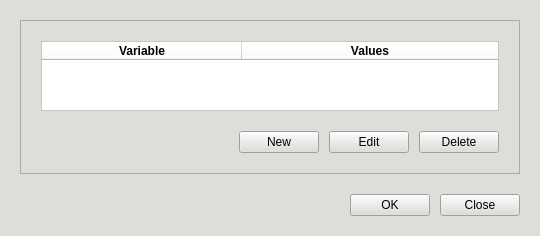
<?xml version="1.0" encoding="UTF-8"?>
<ui version="4.0">
 <class>MainWindow</class>
 <widget class="QWidget" name="MainWindow">
  <property name="geometry">
   <rect>
    <x>0</x>
    <y>0</y>
    <width>600</width>
    <height>450</height>
   </rect>
  </property>
  <property name="maximumSize">
   <size>
    <width>600</width>
    <height>800</height>
   </size>
  </property>
  <property name="windowTitle">
   <string>Environment Variables</string>
  </property>
  <property name="styleSheet">
   <string notr="true">background-color: rgb(222, 221, 218);</string>
  </property>
  <layout class="QVBoxLayout" name="verticalLayout">
   <property name="spacing">
    <number>20</number>
   </property>
   <property name="sizeConstraint">
    <enum>QLayout::SetFixedSize</enum>
   </property>
   <property name="leftMargin">
    <number>20</number>
   </property>
   <property name="topMargin">
    <number>20</number>
   </property>
   <property name="rightMargin">
    <number>20</number>
   </property>
   <property name="bottomMargin">
    <number>20</number>
   </property>
   <item>
    <widget class="QFrame" name="table_frame">
     <property name="frameShape">
      <enum>QFrame::StyledPanel</enum>
     </property>
     <property name="frameShadow">
      <enum>QFrame::Raised</enum>
     </property>
     <layout class="QVBoxLayout" name="table_lo">
      <property name="spacing">
       <number>20</number>
      </property>
      <property name="leftMargin">
       <number>20</number>
      </property>
      <property name="topMargin">
       <number>20</number>
      </property>
      <property name="rightMargin">
       <number>20</number>
      </property>
      <property name="bottomMargin">
       <number>20</number>
      </property>
      <item>
       <widget class="QTableWidget" name="table">
        <property name="autoFillBackground">
         <bool>true</bool>
        </property>
        <property name="styleSheet">
         <string notr="true">background-color: rgb(255, 255, 255);
selection-background-color: rgb(98, 160, 234);</string>
        </property>
        <property name="frameShape">
         <enum>QFrame::StyledPanel</enum>
        </property>
        <property name="sizeAdjustPolicy">
         <enum>QAbstractScrollArea::AdjustToContents</enum>
        </property>
        <property name="editTriggers">
         <set>QAbstractItemView::NoEditTriggers</set>
        </property>
        <property name="selectionMode">
         <enum>QAbstractItemView::SingleSelection</enum>
        </property>
        <property name="selectionBehavior">
         <enum>QAbstractItemView::SelectRows</enum>
        </property>
        <property name="wordWrap">
         <bool>false</bool>
        </property>
        <property name="cornerButtonEnabled">
         <bool>false</bool>
        </property>
        <property name="rowCount">
         <number>0</number>
        </property>
        <attribute name="horizontalHeaderMinimumSectionSize">
         <number>200</number>
        </attribute>
        <attribute name="horizontalHeaderDefaultSectionSize">
         <number>200</number>
        </attribute>
        <attribute name="horizontalHeaderHighlightSections">
         <bool>true</bool>
        </attribute>
        <attribute name="horizontalHeaderShowSortIndicator" stdset="0">
         <bool>false</bool>
        </attribute>
        <attribute name="horizontalHeaderStretchLastSection">
         <bool>true</bool>
        </attribute>
        <attribute name="verticalHeaderVisible">
         <bool>false</bool>
        </attribute>
        <column>
         <property name="text">
          <string>Variable</string>
         </property>
         <property name="font">
          <font>
           <bold>true</bold>
          </font>
         </property>
         <property name="background">
          <color>
           <red>222</red>
           <green>221</green>
           <blue>218</blue>
          </color>
         </property>
         <property name="foreground">
          <brush brushstyle="SolidPattern">
           <color alpha="255">
            <red>0</red>
            <green>0</green>
            <blue>0</blue>
           </color>
          </brush>
         </property>
        </column>
        <column>
         <property name="text">
          <string>Values</string>
         </property>
         <property name="font">
          <font>
           <bold>true</bold>
          </font>
         </property>
         <property name="background">
          <color>
           <red>222</red>
           <green>221</green>
           <blue>218</blue>
          </color>
         </property>
         <property name="foreground">
          <brush brushstyle="SolidPattern">
           <color alpha="255">
            <red>0</red>
            <green>0</green>
            <blue>0</blue>
           </color>
          </brush>
         </property>
        </column>
       </widget>
      </item>
      <item>
       <layout class="QHBoxLayout" name="btn_lo2">
        <property name="spacing">
         <number>10</number>
        </property>
        <item>
         <spacer name="horizontalSpacer_2">
          <property name="orientation">
           <enum>Qt::Horizontal</enum>
          </property>
          <property name="sizeHint" stdset="0">
           <size>
            <width>40</width>
            <height>20</height>
           </size>
          </property>
         </spacer>
        </item>
        <item>
         <widget class="QPushButton" name="btn_new">
          <property name="styleSheet">
           <string notr="true">color: rgb(0, 0, 0);
background-color: rgb(222, 221, 218);</string>
          </property>
          <property name="text">
           <string>New</string>
          </property>
         </widget>
        </item>
        <item>
         <widget class="QPushButton" name="btn_edit">
          <property name="styleSheet">
           <string notr="true">color: rgb(0, 0, 0);
background-color: rgb(222, 221, 218);</string>
          </property>
          <property name="text">
           <string>Edit</string>
          </property>
         </widget>
        </item>
        <item>
         <widget class="QPushButton" name="btn_delete">
          <property name="styleSheet">
           <string notr="true">color: rgb(0, 0, 0);
background-color: rgb(222, 221, 218);</string>
          </property>
          <property name="text">
           <string>Delete</string>
          </property>
         </widget>
        </item>
       </layout>
      </item>
     </layout>
    </widget>
   </item>
   <item>
    <layout class="QHBoxLayout" name="btn_lo1">
     <property name="spacing">
      <number>10</number>
     </property>
     <item>
      <spacer name="horizontalSpacer">
       <property name="orientation">
        <enum>Qt::Horizontal</enum>
       </property>
       <property name="sizeHint" stdset="0">
        <size>
         <width>40</width>
         <height>20</height>
        </size>
       </property>
      </spacer>
     </item>
     <item>
      <widget class="QPushButton" name="btn_ok">
       <property name="autoFillBackground">
        <bool>false</bool>
       </property>
       <property name="styleSheet">
        <string notr="true">color: rgb(0, 0, 0);
background-color: rgb(222, 221, 218);</string>
       </property>
       <property name="text">
        <string>OK</string>
       </property>
      </widget>
     </item>
     <item>
      <widget class="QPushButton" name="btn_close">
       <property name="styleSheet">
        <string notr="true">color: rgb(0, 0, 0);
background-color: rgb(222, 221, 218);</string>
       </property>
       <property name="text">
        <string>Close</string>
       </property>
      </widget>
     </item>
    </layout>
   </item>
  </layout>
 </widget>
 <resources/>
 <connections/>
</ui>
